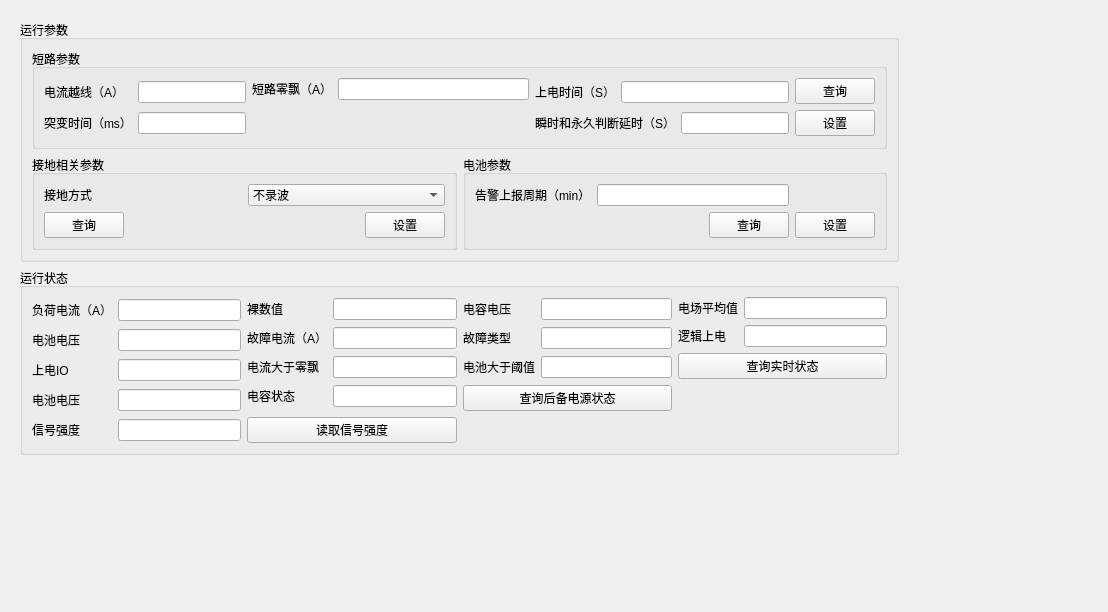
      <widget class="QWidget" name="tab_6">
       <attribute name="title">
        <string>运行信息</string>
       </attribute>
       <layout class="QGridLayout" name="gridLayout_52">
        <item row="0" column="0">
         <widget class="QWidget" name="widget_2" native="true">
          <layout class="QGridLayout" name="gridLayout_16">
           <item row="0" column="0">
            <widget class="QGroupBox" name="groupBox_11">
             <property name="title">
              <string>运行参数</string>
             </property>
             <layout class="QGridLayout" name="gridLayout_40">
              <item row="0" column="0">
               <widget class="QGroupBox" name="groupBox_12">
                <property name="minimumSize">
                 <size>
                  <width>0</width>
                  <height>100</height>
                 </size>
                </property>
                <property name="maximumSize">
                 <size>
                  <width>199999</width>
                  <height>16777215</height>
                 </size>
                </property>
                <property name="title">
                 <string>短路参数</string>
                </property>
                <layout class="QGridLayout" name="gridLayout_34">
                 <item row="0" column="0" rowspan="2">
                  <layout class="QGridLayout" name="gridLayout_10">
                   <item row="0" column="0">
                    <widget class="QLabel" name="label_33">
                     <property name="minimumSize">
                      <size>
                       <width>0</width>
                       <height>20</height>
                      </size>
                     </property>
                     <property name="text">
                      <string>电流越线（A）</string>
                     </property>
                    </widget>
                   </item>
                   <item row="0" column="1">
                    <widget class="QLineEdit" name="lineEdit_39">
                     <property name="minimumSize">
                      <size>
                       <width>0</width>
                       <height>20</height>
                      </size>
                     </property>
                     <property name="maximumSize">
                      <size>
                       <width>200</width>
                       <height>16777215</height>
                      </size>
                     </property>
                    </widget>
                   </item>
                   <item row="1" column="0">
                    <widget class="QLabel" name="label_35">
                     <property name="minimumSize">
                      <size>
                       <width>0</width>
                       <height>20</height>
                      </size>
                     </property>
                     <property name="text">
                      <string>突变时间（ms）</string>
                     </property>
                    </widget>
                   </item>
                   <item row="1" column="1">
                    <widget class="QLineEdit" name="lineEdit_42">
                     <property name="minimumSize">
                      <size>
                       <width>0</width>
                       <height>20</height>
                      </size>
                     </property>
                     <property name="maximumSize">
                      <size>
                       <width>200</width>
                       <height>16777215</height>
                      </size>
                     </property>
                    </widget>
                   </item>
                  </layout>
                 </item>
                 <item row="0" column="1">
                  <layout class="QHBoxLayout" name="horizontalLayout_2">
                   <item>
                    <widget class="QLabel" name="label_34">
                     <property name="text">
                      <string>短路零飘（A）</string>
                     </property>
                    </widget>
                   </item>
                   <item>
                    <widget class="QLineEdit" name="lineEdit_41">
                     <property name="minimumSize">
                      <size>
                       <width>0</width>
                       <height>20</height>
                      </size>
                     </property>
                     <property name="maximumSize">
                      <size>
                       <width>200</width>
                       <height>16777215</height>
                      </size>
                     </property>
                    </widget>
                   </item>
                  </layout>
                 </item>
                 <item row="0" column="2" rowspan="2">
                  <layout class="QGridLayout" name="gridLayout_14">
                   <item row="0" column="0">
                    <widget class="QLabel" name="label_36">
                     <property name="text">
                      <string>上电时间（S）</string>
                     </property>
                    </widget>
                   </item>
                   <item row="0" column="1" colspan="2">
                    <widget class="QLineEdit" name="lineEdit_43">
                     <property name="minimumSize">
                      <size>
                       <width>0</width>
                       <height>20</height>
                      </size>
                     </property>
                    </widget>
                   </item>
                   <item row="1" column="0" colspan="2">
                    <widget class="QLabel" name="label_37">
                     <property name="text">
                      <string>瞬时和永久判断延时（S）</string>
                     </property>
                    </widget>
                   </item>
                   <item row="1" column="2">
                    <widget class="QLineEdit" name="lineEdit_44">
                     <property name="minimumSize">
                      <size>
                       <width>0</width>
                       <height>20</height>
                      </size>
                     </property>
                    </widget>
                   </item>
                  </layout>
                 </item>
                 <item row="0" column="3" rowspan="2">
                  <layout class="QVBoxLayout" name="verticalLayout_3">
                   <item>
                    <widget class="QPushButton" name="pushButton_15">
                     <property name="text">
                      <string>查询</string>
                     </property>
                    </widget>
                   </item>
                   <item>
                    <widget class="QPushButton" name="pushButton_16">
                     <property name="text">
                      <string>设置</string>
                     </property>
                    </widget>
                   </item>
                  </layout>
                 </item>
                 <item row="1" column="1">
                  <spacer name="horizontalSpacer_11">
                   <property name="orientation">
                    <enum>Qt::Horizontal</enum>
                   </property>
                   <property name="sizeHint" stdset="0">
                    <size>
                     <width>277</width>
                     <height>20</height>
                    </size>
                   </property>
                  </spacer>
                 </item>
                </layout>
               </widget>
              </item>
              <item row="1" column="0">
               <layout class="QHBoxLayout" name="horizontalLayout_11">
                <item>
                 <widget class="QGroupBox" name="groupBox_13">
                  <property name="title">
                   <string>接地相关参数</string>
                  </property>
                  <layout class="QGridLayout" name="gridLayout_11">
                   <item row="0" column="0">
                    <layout class="QHBoxLayout" name="horizontalLayout_13">
                     <item>
                      <widget class="QLabel" name="label_38">
                       <property name="text">
                        <string>接地方式</string>
                       </property>
                      </widget>
                     </item>
                     <item>
                      <widget class="QComboBox" name="comboBox_7">
                       <property name="minimumSize">
                        <size>
                         <width>0</width>
                         <height>20</height>
                        </size>
                       </property>
                       <item>
                        <property name="text">
                         <string>不录波</string>
                        </property>
                       </item>
                       <item>
                        <property name="text">
                         <string>电场下降录波</string>
                        </property>
                       </item>
                       <item>
                        <property name="text">
                         <string>电流突变录波</string>
                        </property>
                       </item>
                       <item>
                        <property name="text">
                         <string>电场下降或电流突变录波</string>
                        </property>
                       </item>
                      </widget>
                     </item>
                    </layout>
                   </item>
                   <item row="1" column="0">
                    <layout class="QHBoxLayout" name="horizontalLayout_14">
                     <item>
                      <widget class="QPushButton" name="pushButton_17">
                       <property name="text">
                        <string>查询</string>
                       </property>
                      </widget>
                     </item>
                     <item>
                      <spacer name="horizontalSpacer_12">
                       <property name="orientation">
                        <enum>Qt::Horizontal</enum>
                       </property>
                       <property name="sizeHint" stdset="0">
                        <size>
                         <width>40</width>
                         <height>20</height>
                        </size>
                       </property>
                      </spacer>
                     </item>
                     <item>
                      <widget class="QPushButton" name="pushButton_18">
                       <property name="text">
                        <string>设置</string>
                       </property>
                      </widget>
                     </item>
                    </layout>
                   </item>
                  </layout>
                 </widget>
                </item>
                <item>
                 <widget class="QGroupBox" name="groupBox_15">
                  <property name="title">
                   <string>电池参数</string>
                  </property>
                  <layout class="QGridLayout" name="gridLayout_13">
                   <item row="0" column="0" colspan="2">
                    <layout class="QHBoxLayout" name="horizontalLayout_15">
                     <item>
                      <widget class="QLabel" name="label_39">
                       <property name="text">
                        <string>告警上报周期（min）</string>
                       </property>
                      </widget>
                     </item>
                     <item>
                      <widget class="QLineEdit" name="lineEdit_45">
                       <property name="minimumSize">
                        <size>
                         <width>0</width>
                         <height>20</height>
                        </size>
                       </property>
                      </widget>
                     </item>
                    </layout>
                   </item>
                   <item row="1" column="0">
                    <spacer name="horizontalSpacer_5">
                     <property name="orientation">
                      <enum>Qt::Horizontal</enum>
                     </property>
                     <property name="sizeHint" stdset="0">
                      <size>
                       <width>209</width>
                       <height>20</height>
                      </size>
                     </property>
                    </spacer>
                   </item>
                   <item row="1" column="1">
                    <widget class="QPushButton" name="pushButton_19">
                     <property name="text">
                      <string>查询</string>
                     </property>
                    </widget>
                   </item>
                   <item row="1" column="2">
                    <widget class="QPushButton" name="pushButton_37">
                     <property name="text">
                      <string>设置</string>
                     </property>
                    </widget>
                   </item>
                  </layout>
                 </widget>
                </item>
               </layout>
              </item>
             </layout>
            </widget>
           </item>
           <item row="0" column="1">
            <spacer name="horizontalSpacer_20">
             <property name="orientation">
              <enum>Qt::Horizontal</enum>
             </property>
             <property name="sizeHint" stdset="0">
              <size>
               <width>189</width>
               <height>20</height>
              </size>
             </property>
            </spacer>
           </item>
           <item row="1" column="0">
            <widget class="QGroupBox" name="groupBox_16">
             <property name="title">
              <string>运行状态</string>
             </property>
             <layout class="QGridLayout" name="gridLayout_33">
              <item row="0" column="0" rowspan="4">
               <layout class="QGridLayout" name="gridLayout_15">
                <item row="0" column="0">
                 <widget class="QLabel" name="label_40">
                  <property name="text">
                   <string>负荷电流（A）</string>
                  </property>
                 </widget>
                </item>
                <item row="0" column="1">
                 <widget class="QLineEdit" name="lineEdit_46"/>
                </item>
                <item row="1" column="0">
                 <widget class="QLabel" name="label_46">
                  <property name="text">
                   <string>电池电压</string>
                  </property>
                 </widget>
                </item>
                <item row="1" column="1">
                 <widget class="QLineEdit" name="lineEdit_51"/>
                </item>
                <item row="2" column="0">
                 <widget class="QLabel" name="label_50">
                  <property name="text">
                   <string>上电IO</string>
                  </property>
                 </widget>
                </item>
                <item row="2" column="1">
                 <widget class="QLineEdit" name="lineEdit_55"/>
                </item>
                <item row="3" column="0">
                 <widget class="QLabel" name="label_61">
                  <property name="text">
                   <string>电池电压</string>
                  </property>
                 </widget>
                </item>
                <item row="3" column="1">
                 <widget class="QLineEdit" name="lineEdit_58"/>
                </item>
                <item row="4" column="0">
                 <widget class="QLabel" name="label_63">
                  <property name="text">
                   <string>信号强度</string>
                  </property>
                 </widget>
                </item>
                <item row="4" column="1">
                 <widget class="QLineEdit" name="lineEdit_63"/>
                </item>
               </layout>
              </item>
              <item row="0" column="1" rowspan="3">
               <layout class="QGridLayout" name="gridLayout_30">
                <item row="0" column="0">
                 <widget class="QLabel" name="label_41">
                  <property name="text">
                   <string>裸数值</string>
                  </property>
                 </widget>
                </item>
                <item row="0" column="1">
                 <widget class="QLineEdit" name="lineEdit_47"/>
                </item>
                <item row="1" column="0">
                 <widget class="QLabel" name="label_45">
                  <property name="text">
                   <string>故障电流（A）</string>
                  </property>
                 </widget>
                </item>
                <item row="1" column="1">
                 <widget class="QLineEdit" name="lineEdit_50"/>
                </item>
                <item row="2" column="0">
                 <widget class="QLabel" name="label_49">
                  <property name="text">
                   <string>电流大于零飘</string>
                  </property>
                 </widget>
                </item>
                <item row="2" column="1">
                 <widget class="QLineEdit" name="lineEdit_54"/>
                </item>
                <item row="3" column="0">
                 <widget class="QLabel" name="label_62">
                  <property name="text">
                   <string>电容状态</string>
                  </property>
                 </widget>
                </item>
                <item row="3" column="1">
                 <widget class="QLineEdit" name="lineEdit_62"/>
                </item>
               </layout>
              </item>
              <item row="0" column="2" rowspan="2">
               <layout class="QGridLayout" name="gridLayout_31">
                <item row="0" column="0">
                 <widget class="QLabel" name="label_42">
                  <property name="text">
                   <string>电容电压</string>
                  </property>
                 </widget>
                </item>
                <item row="0" column="1">
                 <widget class="QLineEdit" name="lineEdit_48"/>
                </item>
                <item row="1" column="0">
                 <widget class="QLabel" name="label_47">
                  <property name="text">
                   <string>故障类型</string>
                  </property>
                 </widget>
                </item>
                <item row="1" column="1">
                 <widget class="QLineEdit" name="lineEdit_52"/>
                </item>
                <item row="2" column="0">
                 <widget class="QLabel" name="label_51">
                  <property name="text">
                   <string>电池大于阈值</string>
                  </property>
                 </widget>
                </item>
                <item row="2" column="1">
                 <widget class="QLineEdit" name="lineEdit_56"/>
                </item>
               </layout>
              </item>
              <item row="0" column="3">
               <layout class="QGridLayout" name="gridLayout_32">
                <item row="0" column="0">
                 <widget class="QLabel" name="label_43">
                  <property name="text">
                   <string>电场平均值</string>
                  </property>
                 </widget>
                </item>
                <item row="0" column="1">
                 <widget class="QLineEdit" name="lineEdit_49"/>
                </item>
                <item row="1" column="0">
                 <widget class="QLabel" name="label_44">
                  <property name="text">
                   <string>逻辑上电</string>
                  </property>
                 </widget>
                </item>
                <item row="1" column="1">
                 <widget class="QLineEdit" name="lineEdit_53"/>
                </item>
               </layout>
              </item>
              <item row="1" column="3">
               <widget class="QPushButton" name="pushButton_40">
                <property name="text">
                 <string>查询实时状态</string>
                </property>
               </widget>
              </item>
              <item row="2" column="2">
               <widget class="QPushButton" name="pushButton_39">
                <property name="text">
                 <string>查询后备电源状态</string>
                </property>
               </widget>
              </item>
              <item row="3" column="1">
               <widget class="QPushButton" name="pushButton_38">
                <property name="text">
                 <string>读取信号强度</string>
                </property>
               </widget>
              </item>
             </layout>
            </widget>
           </item>
           <item row="2" column="0">
            <spacer name="verticalSpacer_5">
             <property name="orientation">
              <enum>Qt::Vertical</enum>
             </property>
             <property name="sizeHint" stdset="0">
              <size>
               <width>20</width>
               <height>40</height>
              </size>
             </property>
            </spacer>
           </item>
          </layout>
         </widget>
        </item>
        <item row="1" column="0">
         <spacer name="verticalSpacer_6">
          <property name="orientation">
           <enum>Qt::Vertical</enum>
          </property>
          <property name="sizeHint" stdset="0">
           <size>
            <width>20</width>
            <height>97</height>
           </size>
          </property>
         </spacer>
        </item>
       </layout>
      </widget>
